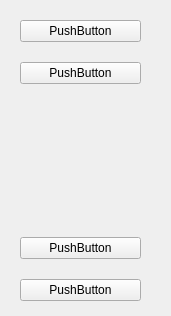
<?xml version="1.0" encoding="UTF-8"?>
<ui version="4.0">
 <class>Form</class>
 <widget class="QWidget" name="Form">
  <property name="geometry">
   <rect>
    <x>0</x>
    <y>0</y>
    <width>171</width>
    <height>316</height>
   </rect>
  </property>
  <property name="windowTitle">
   <string>Form</string>
  </property>
  <widget class="QWidget" name="verticalLayoutWidget">
   <property name="geometry">
    <rect>
     <x>10</x>
     <y>10</y>
     <width>141</width>
     <height>301</height>
    </rect>
   </property>
   <layout class="QVBoxLayout" name="verticalLayout">
    <property name="spacing">
     <number>20</number>
    </property>
    <property name="leftMargin">
     <number>10</number>
    </property>
    <property name="topMargin">
     <number>10</number>
    </property>
    <property name="rightMargin">
     <number>10</number>
    </property>
    <property name="bottomMargin">
     <number>10</number>
    </property>
    <item>
     <widget class="QPushButton" name="pushButton_3">
      <property name="text">
       <string>PushButton</string>
      </property>
     </widget>
    </item>
    <item>
     <widget class="QPushButton" name="pushButton_4">
      <property name="text">
       <string>PushButton</string>
      </property>
     </widget>
    </item>
    <item>
     <spacer name="verticalSpacer">
      <property name="orientation">
       <enum>Qt::Vertical</enum>
      </property>
      <property name="sizeHint" stdset="0">
       <size>
        <width>20</width>
        <height>40</height>
       </size>
      </property>
     </spacer>
    </item>
    <item>
     <widget class="QPushButton" name="pushButton_2">
      <property name="text">
       <string>PushButton</string>
      </property>
     </widget>
    </item>
    <item>
     <widget class="QPushButton" name="pushButton">
      <property name="text">
       <string>PushButton</string>
      </property>
     </widget>
    </item>
   </layout>
  </widget>
 </widget>
 <resources/>
 <connections/>
</ui>
